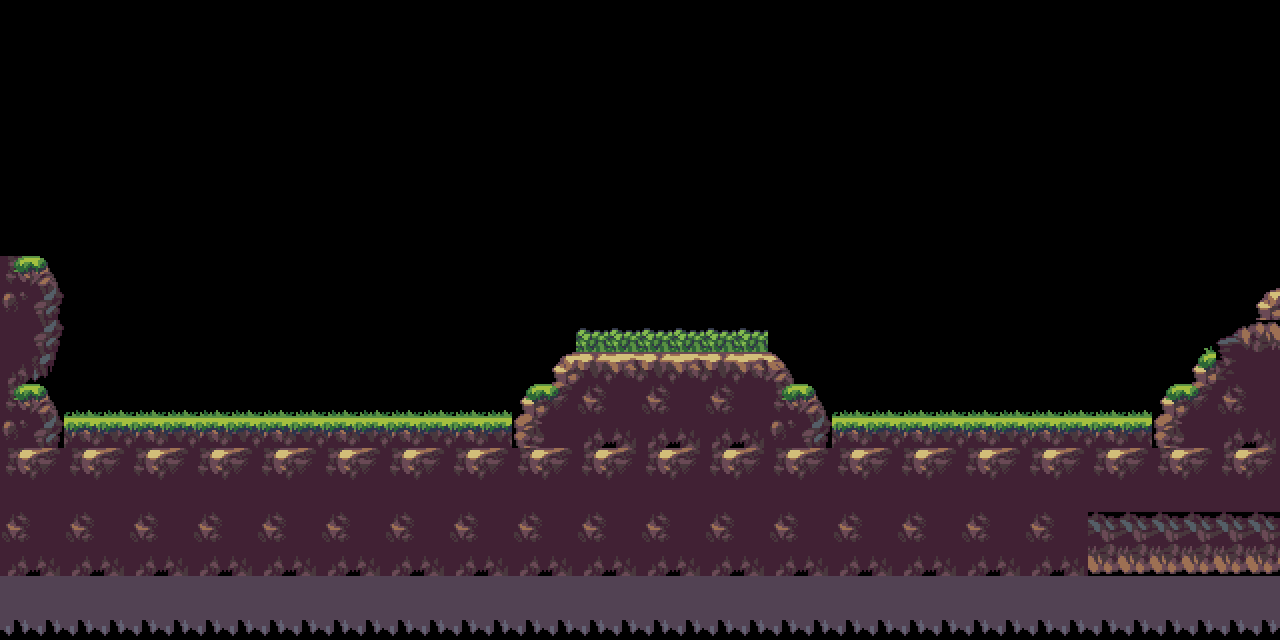

The image is a tile-based game level rendered from a .tmx file. Its description and complete source (layers, tilesets, objects, tile grids) follow:
An orthogonal 20x10 tile map with 64x64 px tiles, 1 tile layer (Ground) and 7 objects.

<map version="1.5" tiledversion="1.7.2" orientation="orthogonal" renderorder="right-down" width="20" height="10" tilewidth="64" tileheight="64" infinite="0" nextlayerid="17" nextobjectid="8">
 <editorsettings>
  <export target="map2.lua" format="lua" />
 </editorsettings>
 <tileset firstgid="1" name="ground" tilewidth="64" tileheight="64" tilecount="91" columns="13">
  <image source="TilesExamples2x.png" width="832" height="480" />
 </tileset>
 <objectgroup id="2" name="GroundObj">
  <object id="1" x="0" y="255.667" width="64.6667" height="384.333" />
  <object id="2" x="64.6667" y="420.833" width="449.333" height="219.167" />
  <object id="3" x="512.667" y="384" width="318.667" height="255.333" />
  <object id="4" x="552.667" y="351.94" width="241.333" height="31.394" />
  <object id="5" x="832" y="420.625" width="320.667" height="219.375" />
  <object id="6" x="1216" y="320.667" width="64.6667" height="319.333" />
  <object id="7" x="1151.92" y="384.25" width="64.0417" height="255.75" />
 </objectgroup>
 <layer id="1" name="Ground" width="20" height="10">
  <data encoding="csv">
0,0,0,0,0,0,0,0,0,0,0,0,0,0,0,0,0,0,0,0,
0,0,0,0,0,0,0,0,0,0,0,0,0,0,0,0,0,0,0,0,
0,0,0,0,0,0,0,0,0,0,0,0,0,0,0,0,0,0,0,0,
0,0,0,0,0,0,0,0,0,0,0,0,0,0,0,0,0,0,0,0,
17,0,0,0,0,0,0,0,0,0,0,0,0,0,0,0,0,0,0,5,
30,0,0,0,0,0,0,0,8,35,35,35,10,0,0,0,0,0,2,2684354588,
17,3,3,3,3,3,3,3,15,16,16,16,17,3,3,3,3,3,15,16,
29,29,29,29,29,29,29,29,29,29,29,29,29,29,29,29,29,29,29,29,
16,16,16,16,16,16,16,16,16,16,16,16,16,16,16,16,16,1610612774,1610612774,1610612774,
81,81,81,81,81,81,81,81,81,81,81,81,81,81,81,81,81,81,81,81
</data>
 </layer>
</map>